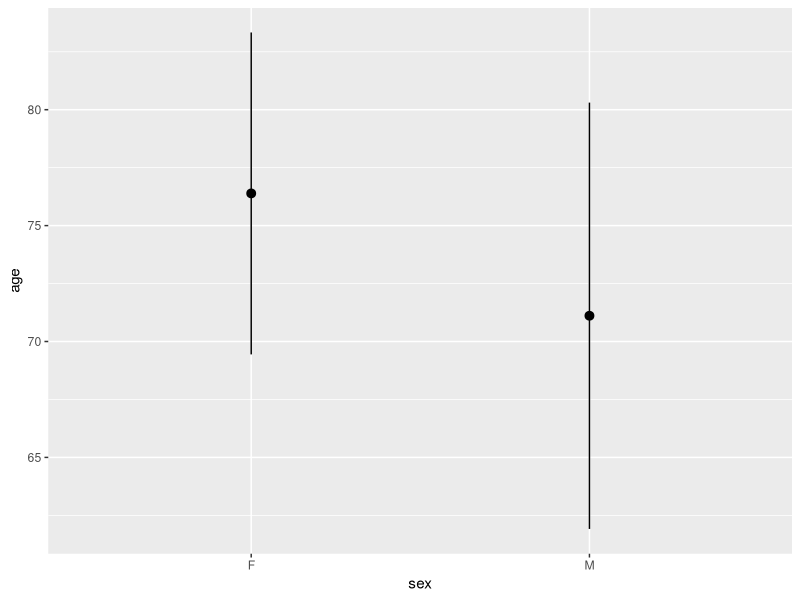

Generate this figure with R:
## ---- chunk 1
## Libraries and global objects goes here
knitr::opts_chunk$set(fig.pos="H"
	, out.extra=""
	, comment=""
	, message=FALSE
	, warning=FALSE
)

## Packages
library(dplyr)
library(ggplot2)
## ---- chunk 2
age <- seq(50, 100, length.out=10)
gender <- c("M", "M", "F", "M", "F", "F", "M", "M", "F", "M")
age_gender_df <- data.frame(age, gender)
print(age_gender_df)
## ---- chunk 3
# Create variable names
names(age_gender_df) <- c("age", "sex")
# colnames(age_gender_df) <- c("ages", "sex")
print(age_gender_df)
## ---- chunk 4
# Create factor/quantitative variable
edu_level <- c(1,1,1,2,3,3,2,4,1,1)
age_gender_edu_df <- cbind.data.frame(age_gender_df, edu_level)
age_gender_edu_df
## ---- chunk 5
age_gender_edu_df$edu_level <- factor(age_gender_edu_df$edu_level
	, levels=c(1,2,3)
	, labels=c("No schooling", "Secondary", "College/University")
)
age_gender_edu_df
## ---- chunk 6
## Print the first few observations
### Base R
head(age_gender_edu_df)

### Using pipe
age_gender_edu_df %>% head()
## ---- chunk 7
age_gender_edu_df <- (age_gender_df
	%>% mutate(edu_level=edu_level
		, edu_level=factor(edu_level, levels=c(1,2,3)
			, labels=c("No schooling", "Secondary", "College/University")
		)
	)
)
age_gender_edu_df
## ---- chunk 8
data_summary <- (age_gender_edu_df
	%>% filter(!is.na(edu_level))
	%>% select(age, sex)
	%>% ggplot(aes(x=sex, y=age)) + stat_summary() #+ theme_bw()
)
print(data_summary)
